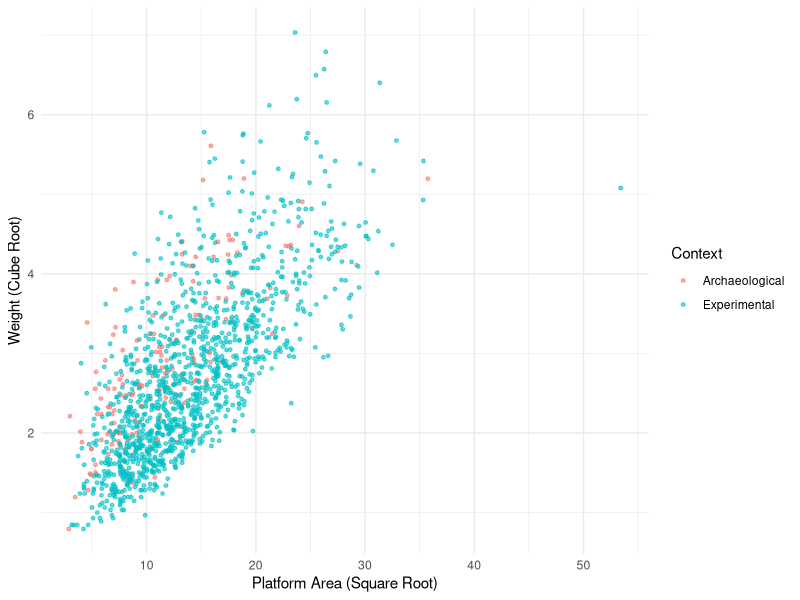

The R source for this figure:
## ---- chunk 1

knitr::opts_chunk$set(echo = TRUE, warning = FALSE, message = FALSE)

## ---- chunk 2

library(readxl)
library(ggplot2)
library(dplyr)
library(magrittr)

# Place the Excel file in a subfolder called data before 
# running the following code.

# Read the Excel file and use dplyr to rename some variables
# to remove the spaces.
Reti <- read_xlsx("data/RetiPLOSONEData.xlsx") %>%
  rename(B_Thickness = 'B Thickness',
         P_Cortex = 'P Cortex',
         Platform_Area = 'Platform Area',
         Area_Root = 'Area Root',
         Max_Dimension = 'Max Dimension')    

## ---- chunk 3

p = ggplot(Reti, aes(Platform_Area ^(1/2), Weight^(1/3), color = Context))
p = p + geom_point(alpha = .6, size = 1)
p = p + ylab('Weight (Cube Root)')
p = p + xlab('Platform Area (Square Root)')
p = p + theme_minimal()
p

